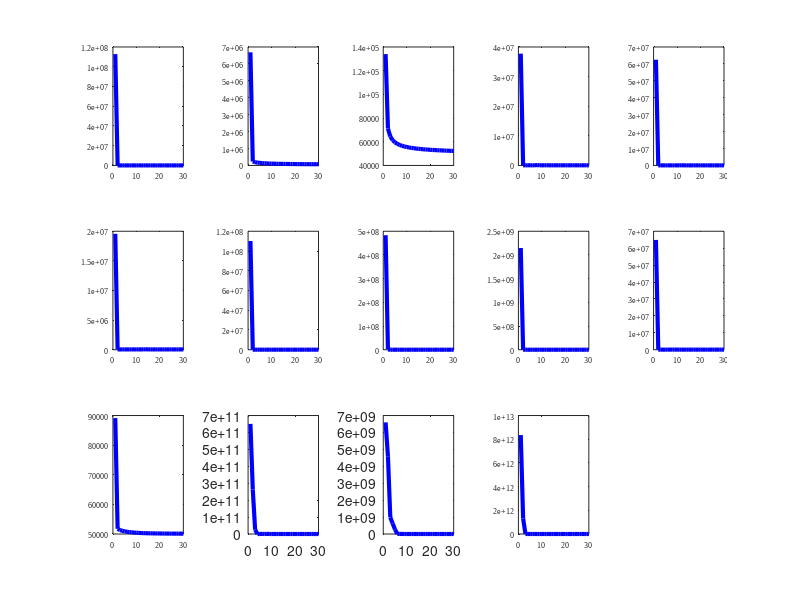

This figure's MATLAB source: (Note: this script raises an error after producing the figure.)
% Yale
subplot(3,5,1);
y = [112772251.1	50260.52831	50257.37986	50254.25343	50251.16262	50248.18446	50245.47187	50242.70665	50239.98365	50237.32992	50234.82163	50232.21165	50229.63651	50227.07156	50224.51042	50221.97724	50219.4581	50216.99333	50214.5506	50212.04975	50209.53705	50207.16659	50204.6976	50202.17876	50199.67466	50197.15927	50194.67096	50192.21103	50189.77216	50187.36137];
x = 1:30;
plot(x, y, 'b-', 'LineWidth', 3);
xticks(0:10:30);
% lung
subplot(3,5,2);
y=[6685144.868	232092.2593	192308.4353	167291.1849	149969.7199	137219.5793	127420.8622	119644.0258	113315.513	108061.3784	103626.9978	99832.78312	96548.32325	93676.56328	91143.74024	88892.76623	86878.75182	85065.90229	83425.31795	81933.4049	80570.70726	79321.03534	78170.8059	77108.5365	76124.45336	75210.18407	74358.51453	73563.1948	72818.78282	72120.5177];
x = 1:30; 
plot(x, y, 'b-', 'LineWidth', 3);
xticks(0:10:30);
set(gca, 'FontSize', 6, 'FontName', 'Times New Roman');
% COIL20
subplot(3,5,3);
y=[133990.3536	71162.63921	64439.98493	61318.75886	59458.8277	58201.62716	57283.52481	56577.02428	56012.47154	55548.35418	55158.25695	54824.49032	54534.72255	54280.07174	54053.96242	53851.41385	53668.58201	53502.45262	53350.62809	53211.17576	53082.51825	52963.3533	52852.59445	52749.32667	52652.77267	52562.26692	52477.23553	52397.18021	52321.66562	52250.30914];
x = 1:30;
plot(x, y, 'b-', 'LineWidth', 3);
xticks(0:10:30);
set(gca, 'FontSize', 6, 'FontName', 'Times New Roman');
%warpPIE10P  
subplot(3,5,4);
y=[37747757.25	50011.82695	50017.83121	50051.62401	55782.066	50262.22373	53584.24389	142527.8407	50503.46235	51066.84558	50690.56128	71416.21786	50097.37527	51340.67312	50663.16578	53277.23587	50611.9513	50138.50805	50720.54309	50830.59468	51000.12419	50916.62167	51782.92581	50853.57911	52445.99957	50188.03813	56659.88355	50137.11523	50552.6605	51076.94625];
x = 1:30; 
plot(x, y, 'b-', 'LineWidth', 3);
xticks(0:10:30);
set(gca, 'FontSize', 6, 'FontName', 'Times New Roman');
% warpAR10P
subplot(3,5,5);
y=[62461316.44	50012.49814	50072.49997	50274.68887	52630.17162	50609.40802	51019.88511	50201.30512	52685.59263	50497.20621	50946.93439	129512.9924	50313.11526	56849.88184	51818.3384	51180.84358	50309.2009	83597.09213	51228.71349	50766.13466	50340.63705	50302.17794	50408.05656	50379.60766	51112.91186	50156.93979	50331.47609	50330.22937	70304.71788	51484.25584];
x = 1:30; 
plot(x, y, 'b-', 'LineWidth', 3);
xticks(0:10:30);
set(gca, 'FontSize', 6, 'FontName', 'Times New Roman');
% ORL
subplot(3,5,6);
y=[19566617.19	50757.31911	50231.13904	50736.68926	54631.16842	51354.81093	51415.74989	52619.68411	60800.0103	50624.41134	52356.72593	53798.78998	59111.95592	71607.12498	65475.8592	50938.03487	51747.58143	51326.67909	51861.97467	50684.45661	51700.95426	50430.31858	50714.85083	57118.10036	51065.53022	51012.71074	57468.33379	51602.9279	50420.67493	54076.26313];
x = 1:30; 
plot(x, y, 'b-', 'LineWidth', 3);
xticks(0:10:30);
set(gca, 'FontSize', 6, 'FontName', 'Times New Roman');

% JAFFE  
subplot(3,5,7);
y=[110129914.3	50250.06149	50246.74987	50244.08029	50241.86908	50239.82687	50237.85572	50235.88535	50233.93754	50231.90584	50229.91241	50227.99241	50226.16205	50224.40475	50222.71623	50221.09016	50219.51822	50217.99981	50216.52521	50215.08974	50213.69295	50212.33161	50211.00407	50209.63735	50208.29326	50206.97428	50205.67851	50204.40428	50203.15094	50201.91778];
x = 1:30; 
plot(x, y, 'b-', 'LineWidth', 3);
xticks(0:10:30);
set(gca, 'FontSize', 6, 'FontName', 'Times New Roman');
% ATT40  
subplot(3,5,8);
y=[483283210	1235283.542	50876.68901	50217.14931	50338.59591	50139.95581	50220.15918	52371.79712	50852.24946	50278.72946	50104.58306	59391.03786	50587.01182	55462.86488	54988.59134	51514.17695	50226.5522	50446.28537	50729.51913	53564.36451	51192.21916	50616.30837	53261.8434	50208.90763	50658.16031	52909.74362	50162.69874	50469.99328	50468.64775	 50058.06838];
x = 1:30; 
plot(x, y, 'b-', 'LineWidth', 3);
xticks(0:10:30);
set(gca, 'FontSize', 6, 'FontName', 'Times New Roman');
% TOX-171 
subplot(3,5,9);
y=[2145866777.75622;50013.8613428319;50014.4744122593;50025.4597259998;50027.8899921861;50126.6051321880;57898.9245930939;50386.6007567242;78699.5437055663;77662.9392667693;50787.5584464394;50432.4005049072;54764.3368971295;50218.1391896395;51706.0003658450;60601.8183305867;50133.6262008633;50797.4357954866;55217.5144348582;50210.4674507500;50244.4843366276;51041.4339770130;51872.5848593609;50089.1269523357;51297.6253312185;50427.0901019271;50491.3458964849;54126.8468611758;51284.7360635104;50143.4551419822];
x = 1:30;
plot(x, y, 'b-', 'LineWidth', 3);
xticks(0:10:30);
set(gca, 'FontSize', 6, 'FontName', 'Times New Roman');
% Isolet
subplot(3,5,10);
y=[64872051.61	50020.00651	50019.47436	50438.5788	50549.87473	51797.82344	94736.61174	50318.1037	96439.00818	50707.53021	53015.02785	50122.23683	51127.53732	50773.78932	50228.30656	50247.51228	54507.64536	50261.35752	53128.52437	50118.36929	50730.91615	51019.13184	51244.66862	50443.14068	50059.56581	53407.09187	51134.31952	51533.85859	51540.90948	50123.71849];
x = 1:30; 
plot(x, y, 'b-', 'LineWidth', 3);
xticks(0:10:30);
set(gca, 'FontSize', 6, 'FontName', 'Times New Roman');
% binalpha
subplot(3,5,11);
y=[89139.74006	51758.90871	51325.68199	51070.82256	50891.81401	50754.43507	50644.74429	50555.65252	50482.73178	50422.78284	50373.30045	50332.26536	50298.046	50269.33261	50245.07918	50224.45286	50206.79168	50191.56844	50178.36224	50166.83553	50156.71628	50147.7841	50139.85938	50132.79482	50126.46895	50120.78093	50115.6466	50110.99525	50106.76723	50102.91187];
x = 1:30; 
plot(x, y, 'b-', 'LineWidth', 3);
xticks(0:10:30);
set(gca, 'FontSize', 6, 'FontName', 'Times New Roman');
% lung-small
subplot(3,5,12);
y=[6.50471E+11 2.62511E+11 25333344664 50448.20571	442828.994 760654910.6	149879837	862745147	173266396.2	1102729.117	683041.1991	3030936.078	551258.6742	619754.5517	467069.6492	687913.151	617140.9948	495464.7023	338145.6973	803347.9245	297690.8591	132150816.6	266565.1912	48800828.77	246564.1014	296064.3639	440712.5818	14755963.04	274468.6733	262367.9434];
x = 1:30; 
plot(x, y, 'b-', 'LineWidth', 3);
xticks(0:10:30);
% PCMAC
subplot(3,5,13);
y=[6595862285	4595862285	986566697	621997132	271931252.8	7069881.769	6006809.326	3550180.698	1617567.016	1222468.464	364340.9091	305648.0555	304059.351	226215.9774	187602.7311	122751.5891	45022.87224	44370.49543	26059.03203	21676.63726	19223.97534	9141.602697	7941.112354	3329.198346	3107.757358	2575.957962	2043.660393	1787.00211	1355.223905	1236.583738];
x = 1:30;
plot(x, y, 'b-', 'LineWidth', 3);
xticks(0:10:30);
% RELATHE
subplot(3,5,14);
y=[8.35051E+12	1.31875E+12	4646783960	1202496260	145930456.3	1593425.768	1287942.814	586257.4118	553385.1021	194441.5633	160134.2001	125339.9077	111086.2929	98018.10965	40414.16929	31347.80869	25895.49781	19881.72535	17376.3117	12682.48176	5384.467849	3900.411997	3183.123659	1612.913012	1581.136897	1178.94226	1174.657763	1036.512	983.023961	937.0397054];
x = 1:30; 
plot(x, y, 'b-', 'LineWidth', 3);
xticks(0:10:30);
set(gca, 'FontSize', 6, 'FontName', 'Times New Roman');
subplot_titles = {'(a) Yale', '(b) lung', '(c) COIL20', '(d) warpPIE10P', ...
                  '(e) warpAR10P', '(f) ORL', '(g) JAFFE', '(h) ATT40', ...
                  '(i) TOX-171', '(j) Isolet', '(k) binalpha', '(l) lung_small', ...
                  '(m) PCMAC', '(n) RELATHE'};
for i = 1:length(subplot_titles)
    subplot(3,5,i);
    set(gca, 'FontSize', 6, 'FontName', 'Times New Roman');
    title_text = subplot_titles{i};
    if contains(title_text, '_')
        title_text = strrep(title_text, '_', '\_'); 
    end
    text(0.5, -0.2, title_text, 'Units', 'Normalized', ...
         'HorizontalAlignment', 'center', 'VerticalAlignment', 'top', ...
         'FontName', 'Times New Roman', 'FontSize', 9); 
end

